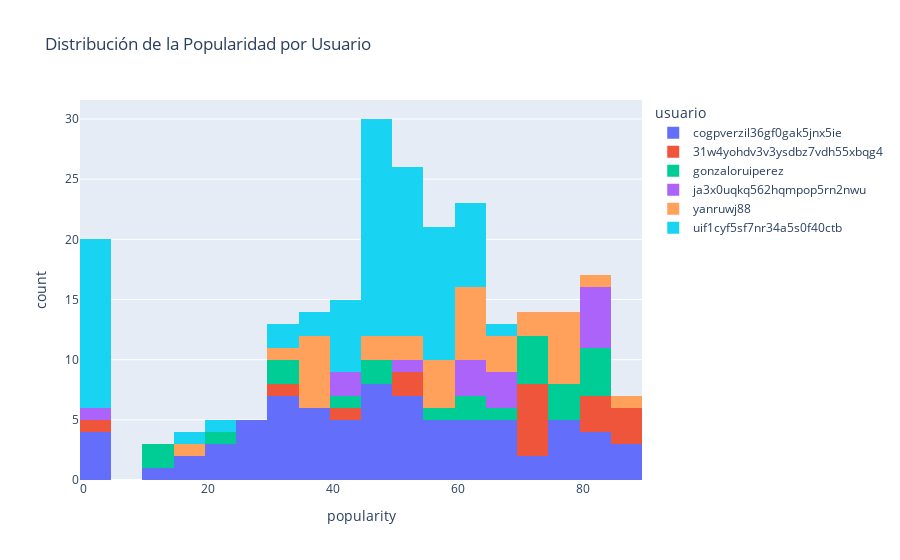

The code cell stored with this chart in its notebook:
### Code cell
# 1. Distribución de la Popularidad de las Canciones por Usuario
fig1 = px.histogram(df, x="popularity", color="usuario", nbins=30, title="Distribución de la Popularidad por Usuario")
fig1.show()

### Figure 1 — Plotly figure (JSON) as saved in the notebook; plotly's stock layout.template omitted (floating-point values rounded to 4 significant figures)
{"data": [{"alignmentgroup": "True", "bingroup": "x", "hovertemplate": "usuario=cogpverzil36gf0gak5jnx5ie<br>popularity=%{x}<br>count=%{y}<extra></extra>", "legendgroup": "cogpverzil36gf0gak5jnx5ie", "marker": {"color": "#636efa", "pattern": {"shape": ""}}, "name": "cogpverzil36gf0gak5jnx5ie", "nbinsx": 30, "offsetgroup": "cogpverzil36gf0gak5jnx5ie", "orientation": "v", "showlegend": true, "type": "histogram", "x": [59, 42, 20, 3, 81, 49, 30, 54, 64, 26, 29, 29, 29, 39, 49, 63, 52, 79, 53, 53, 72, 66, 29, 17, 48, 76, 21, 56, 83, 83, 83, 17, 86, 86, 40, 40, 74, 58, 75, 57, 75, 33, 65, 22, 65, 61, 86, 61, 0, 33, 49, 31, 31, 65, 65, 43, 43, 55, 38, 38, 38, 33, 76, 51, 12, 0, 0, 45, 60, 32, 45, 45, 49, 37, 37, 51, 51], "xaxis": "x", "yaxis": "y"}, {"alignmentgroup": "True", "bingroup": "x", "hovertemplate": "usuario=31w4yohdv3v3ysdbz7vdh55xbqg4<br>popularity=%{x}<br>count=%{y}<extra></extra>", "legendgroup": "31w4yohdv3v3ysdbz7vdh55xbqg4", "marker": {"color": "#EF553B", "pattern": {"shape": ""}}, "name": "31w4yohdv3v3ysdbz7vdh55xbqg4", "nbinsx": 30, "offsetgroup": "31w4yohdv3v3ysdbz7vdh55xbqg4", "orientation": "v", "showlegend": true, "type": "histogram", "x": [54, 0, 88, 88, 34, 73, 73, 74, 70, 70, 83, 83, 83, 87, 72, 54, 42], "xaxis": "x", "yaxis": "y"}, {"alignmentgroup": "True", "bingroup": "x", "hovertemplate": "usuario=gonzaloruiperez<br>popularity=%{x}<br>count=%{y}<extra></extra>", "legendgroup": "gonzaloruiperez", "marker": {"color": "#00cc96", "pattern": {"shape": ""}}, "name": "gonzaloruiperez", "nbinsx": 30, "offsetgroup": "gonzaloruiperez", "orientation": "v", "showlegend": true, "type": "histogram", "x": [59, 61, 66, 14, 14, 44, 24, 81, 81, 81, 48, 80, 64, 76, 76, 49, 70, 72, 75, 74, 74, 31, 31], "xaxis": "x", "yaxis": "y"}, {"alignmentgroup": "True", "bingroup": "x", "hovertemplate": "usuario=ja3x0uqkq562hqmpop5rn2nwu<br>popularity=%{x}<br>count=%{y}<extra></extra>", "legendgroup": "ja3x0uqkq562hqmpop5rn2nwu", "marker": {"color": "#ab63fa", "pattern": {"shape": ""}}, "name": "ja3x0uqkq562hqmpop5rn2nwu", "nbinsx": 30, "offsetgroup": "ja3x0uqkq562hqmpop5rn2nwu", "orientation": "v", "showlegend": true, "type": "histogram", "x": [80, 81, 69, 81, 81, 0, 63, 62, 50, 40, 40, 67, 67, 63, 80], "xaxis": "x", "yaxis": "y"}, {"alignmentgroup": "True", "bingroup": "x", "hovertemplate": "usuario=yanruwj88<br>popularity=%{x}<br>count=%{y}<extra></extra>", "legendgroup": "yanruwj88", "marker": {"color": "#FFA15A", "pattern": {"shape": ""}}, "name": "yanruwj88", "nbinsx": 30, "offsetgroup": "yanruwj88", "orientation": "v", "showlegend": true, "type": "histogram", "x": [64, 64, 61, 68, 74, 62, 71, 55, 55, 63, 54, 46, 39, 39, 39, 77, 66, 83, 76, 59, 75, 76, 37, 33, 61, 38, 38, 76, 86, 58, 79, 65, 48, 16, 52], "xaxis": "x", "yaxis": "y"}, {"alignmentgroup": "True", "bingroup": "x", "hovertemplate": "usuario=uif1cyf5sf7nr34a5s0f40ctb<br>popularity=%{x}<br>count=%{y}<extra></extra>", "legendgroup": "uif1cyf5sf7nr34a5s0f40ctb", "marker": {"color": "#19d3f3", "pattern": {"shape": ""}}, "name": "uif1cyf5sf7nr34a5s0f40ctb", "nbinsx": 30, "offsetgroup": "uif1cyf5sf7nr34a5s0f40ctb", "orientation": "v", "showlegend": true, "type": "histogram", "x": [42, 44, 19, 32, 39, 46, 50, 30, 48, 48, 54, 52, 52, 40, 53, 46, 47, 42, 51, 49, 54, 53, 59, 40, 45, 52, 39, 45, 41, 45, 55, 58, 58, 60, 60, 53, 48, 58, 45, 55, 61, 47, 49, 60, 58, 51, 62, 57, 65, 58, 62, 1, 1, 0, 0, 0, 0, 0, 0, 0, 0, 0, 0, 0, 0, 20, 54, 48, 46, 48, 62, 56, 51, 52, 45, 58, 48], "xaxis": "x", "yaxis": "y"}], "layout": {"barmode": "relative", "legend": {"title": {"text": "usuario"}, "tracegroupgap": 0}, "title": {"text": "Distribución de la Popularidad por Usuario"}, "xaxis": {"anchor": "y", "domain": [0, 1], "title": {"text": "popularity"}}, "yaxis": {"anchor": "x", "domain": [0, 1], "title": {"text": "count"}}}}
